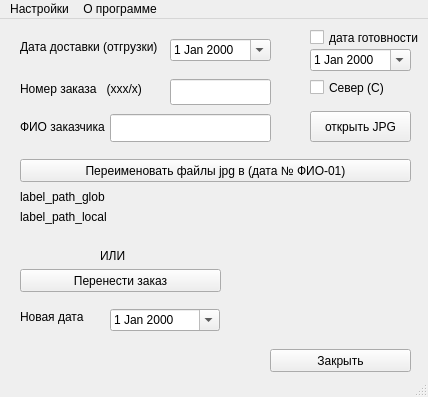
<?xml version="1.0" encoding="UTF-8"?>
<ui version="4.0">
 <class>MainWindow</class>
 <widget class="QMainWindow" name="MainWindow">
  <property name="enabled">
   <bool>true</bool>
  </property>
  <property name="geometry">
   <rect>
    <x>0</x>
    <y>0</y>
    <width>428</width>
    <height>397</height>
   </rect>
  </property>
  <property name="windowTitle">
   <string>Работа с jpg</string>
  </property>
  <widget class="QWidget" name="centralwidget">
   <widget class="QPushButton" name="pushB_new">
    <property name="geometry">
     <rect>
      <x>20</x>
      <y>140</y>
      <width>391</width>
      <height>23</height>
     </rect>
    </property>
    <property name="text">
     <string>Переименовать файлы jpg в (дата № ФИО-01)</string>
    </property>
   </widget>
   <widget class="QLabel" name="label">
    <property name="geometry">
     <rect>
      <x>20</x>
      <y>60</y>
      <width>141</width>
      <height>20</height>
     </rect>
    </property>
    <property name="text">
     <string>Номер заказа   (ххх/х)</string>
    </property>
   </widget>
   <widget class="QDateEdit" name="dateE_dost">
    <property name="geometry">
     <rect>
      <x>170</x>
      <y>20</y>
      <width>101</width>
      <height>22</height>
     </rect>
    </property>
    <property name="calendarPopup">
     <bool>true</bool>
    </property>
   </widget>
   <widget class="QLabel" name="label_2">
    <property name="geometry">
     <rect>
      <x>20</x>
      <y>20</y>
      <width>151</width>
      <height>16</height>
     </rect>
    </property>
    <property name="text">
     <string>Дата доставки (отгрузки)</string>
    </property>
   </widget>
   <widget class="QLineEdit" name="lineE_number">
    <property name="geometry">
     <rect>
      <x>170</x>
      <y>60</y>
      <width>101</width>
      <height>26</height>
     </rect>
    </property>
    <property name="font">
     <font>
      <pointsize>11</pointsize>
      <weight>50</weight>
      <bold>false</bold>
     </font>
    </property>
   </widget>
   <widget class="QLineEdit" name="lineE_fio">
    <property name="geometry">
     <rect>
      <x>110</x>
      <y>95</y>
      <width>161</width>
      <height>28</height>
     </rect>
    </property>
    <property name="font">
     <font>
      <pointsize>11</pointsize>
      <weight>50</weight>
      <bold>false</bold>
     </font>
    </property>
   </widget>
   <widget class="QLabel" name="label_3">
    <property name="geometry">
     <rect>
      <x>20</x>
      <y>100</y>
      <width>121</width>
      <height>16</height>
     </rect>
    </property>
    <property name="text">
     <string>ФИО заказчика</string>
    </property>
   </widget>
   <widget class="QPushButton" name="pushB_rename">
    <property name="geometry">
     <rect>
      <x>20</x>
      <y>250</y>
      <width>201</width>
      <height>23</height>
     </rect>
    </property>
    <property name="text">
     <string>Перенести заказ</string>
    </property>
   </widget>
   <widget class="QLabel" name="label_4">
    <property name="geometry">
     <rect>
      <x>100</x>
      <y>230</y>
      <width>47</width>
      <height>13</height>
     </rect>
    </property>
    <property name="text">
     <string>ИЛИ</string>
    </property>
   </widget>
   <widget class="QDateEdit" name="dateE_dost_new">
    <property name="geometry">
     <rect>
      <x>110</x>
      <y>290</y>
      <width>110</width>
      <height>22</height>
     </rect>
    </property>
    <property name="calendarPopup">
     <bool>true</bool>
    </property>
   </widget>
   <widget class="QLabel" name="label_5">
    <property name="geometry">
     <rect>
      <x>20</x>
      <y>290</y>
      <width>71</width>
      <height>16</height>
     </rect>
    </property>
    <property name="text">
     <string>Новая дата</string>
    </property>
   </widget>
   <widget class="QDateEdit" name="dateE_got">
    <property name="geometry">
     <rect>
      <x>310</x>
      <y>30</y>
      <width>101</width>
      <height>22</height>
     </rect>
    </property>
    <property name="calendarPopup">
     <bool>true</bool>
    </property>
   </widget>
   <widget class="QCheckBox" name="checkB_got">
    <property name="geometry">
     <rect>
      <x>310</x>
      <y>10</y>
      <width>111</width>
      <height>17</height>
     </rect>
    </property>
    <property name="text">
     <string>дата готовности</string>
    </property>
   </widget>
   <widget class="QCheckBox" name="checkB_north">
    <property name="geometry">
     <rect>
      <x>310</x>
      <y>60</y>
      <width>101</width>
      <height>17</height>
     </rect>
    </property>
    <property name="text">
     <string>Север (С)</string>
    </property>
   </widget>
   <widget class="QPushButton" name="pushB_close">
    <property name="geometry">
     <rect>
      <x>270</x>
      <y>330</y>
      <width>141</width>
      <height>23</height>
     </rect>
    </property>
    <property name="text">
     <string>Закрыть</string>
    </property>
   </widget>
   <widget class="QLabel" name="label_path_glob">
    <property name="geometry">
     <rect>
      <x>20</x>
      <y>170</y>
      <width>391</width>
      <height>16</height>
     </rect>
    </property>
    <property name="text">
     <string>label_path_glob</string>
    </property>
   </widget>
   <widget class="QLabel" name="label_path_local">
    <property name="geometry">
     <rect>
      <x>20</x>
      <y>190</y>
      <width>391</width>
      <height>16</height>
     </rect>
    </property>
    <property name="text">
     <string>label_path_local</string>
    </property>
   </widget>
   <widget class="QPushButton" name="pushB_open_jpg">
    <property name="geometry">
     <rect>
      <x>310</x>
      <y>92</y>
      <width>101</width>
      <height>31</height>
     </rect>
    </property>
    <property name="text">
     <string>открыть JPG</string>
    </property>
   </widget>
  </widget>
  <widget class="QMenuBar" name="menubar">
   <property name="geometry">
    <rect>
     <x>0</x>
     <y>0</y>
     <width>428</width>
     <height>21</height>
    </rect>
   </property>
   <widget class="QMenu" name="menu_cfg">
    <property name="title">
     <string>Настройки</string>
    </property>
    <addaction name="path_glob"/>
    <addaction name="path_local"/>
   </widget>
   <widget class="QMenu" name="menu_about">
    <property name="title">
     <string>О программе</string>
    </property>
    <addaction name="instruction_pr"/>
    <addaction name="about_pr"/>
   </widget>
   <addaction name="menu_cfg"/>
   <addaction name="menu_about"/>
  </widget>
  <widget class="QStatusBar" name="statusbar"/>
  <action name="path_glob">
   <property name="text">
    <string>Путь к Серверу сканов</string>
   </property>
  </action>
  <action name="path_local">
   <property name="text">
    <string>Путь к локальной папке сканов</string>
   </property>
  </action>
  <action name="instruction_pr">
   <property name="text">
    <string>Инструкция пользователя</string>
   </property>
  </action>
  <action name="about_pr">
   <property name="text">
    <string>О проге</string>
   </property>
  </action>
 </widget>
 <resources/>
 <connections/>
</ui>
